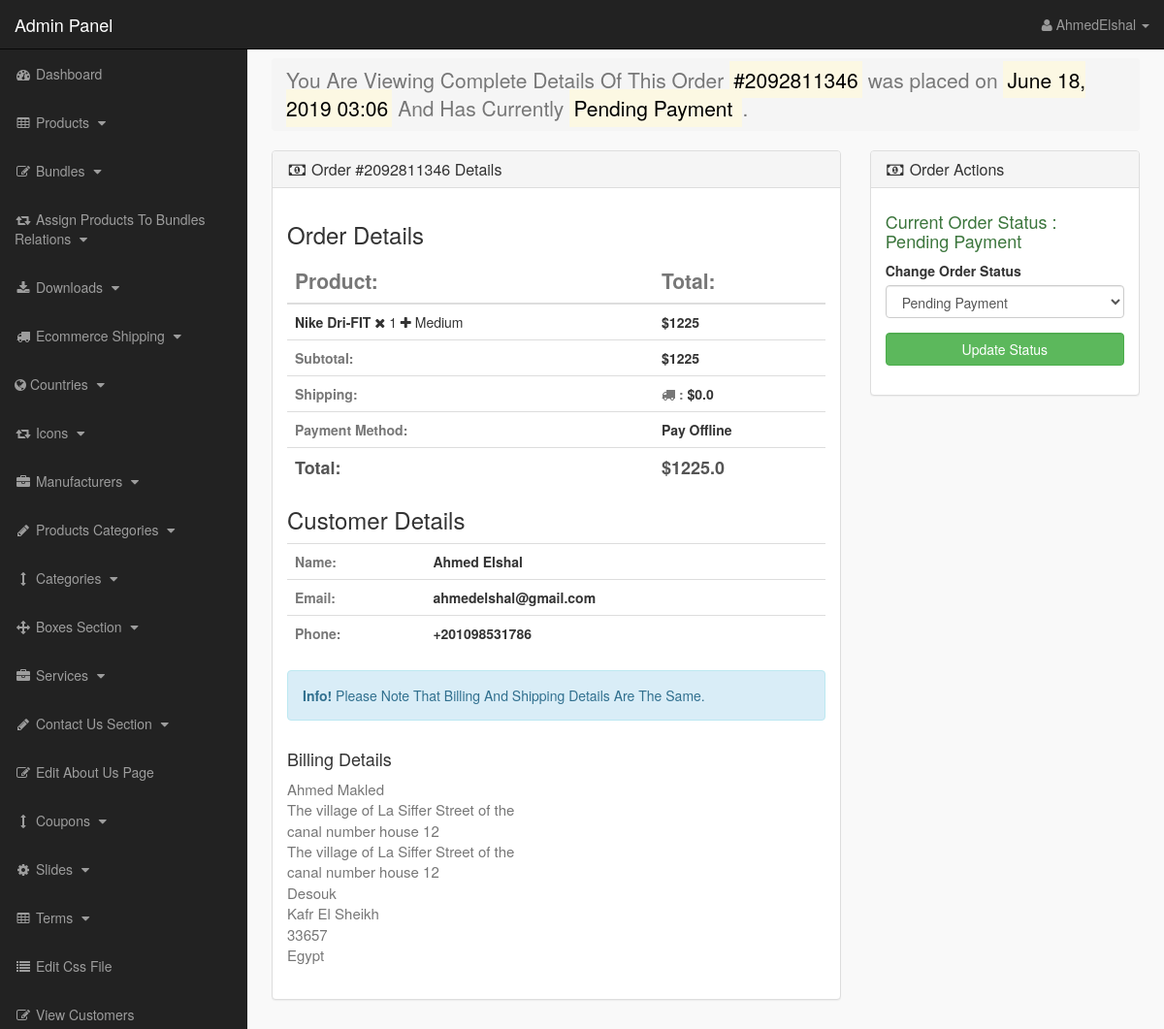
Page /admin_area/index.php?view_order_id=9 (signed in) on the committed database.
### tables this page shows
CREATE TABLE `orders` (
  `order_id` int(10) NOT NULL,
  `customer_id` int(10) NOT NULL,
  `invoice_no` int(10) NOT NULL,
  `shipping_type` text NOT NULL,
  `shipping_cost` decimal(10,1) NOT NULL,
  `payment_method` text NOT NULL,
  `order_date` text NOT NULL,
  `order_total` decimal(10,1) NOT NULL,
  `order_status` text NOT NULL
);

CREATE TABLE `orders_items` (
  `item_id` int(10) NOT NULL,
  `order_id` int(10) NOT NULL,
  `product_id` int(10) NOT NULL,
  `price` decimal(10,1) NOT NULL,
  `qty` int(10) NOT NULL,
  `size` text NOT NULL
);

CREATE TABLE `products` (
  `product_id` int(10) NOT NULL,
  `p_cat_id` int(10) NOT NULL,
  `cat_id` int(10) NOT NULL,
  `manufacturer_id` int(10) NOT NULL,
  `date` timestamp NOT NULL DEFAULT CURRENT_TIMESTAMP ON UPDATE CURRENT_TIMESTAMP,
  `product_title` text NOT NULL,
  `product_seo_desc` text NOT NULL,
  `product_url` text NOT NULL,
  `product_img1` text NOT NULL,
  `product_img2` text NOT NULL,
  `product_img3` text NOT NULL,
  `product_price` int(10) NOT NULL,
  `product_psp_price` int(100) NOT NULL,
  `product_desc` text NOT NULL,
  `product_features` text NOT NULL,
  `product_video` text NOT NULL,
  `product_keywords` text NOT NULL,
  `product_label` text NOT NULL,
  `product_type` text NOT NULL,
  `product_weight` decimal(10,1) NOT NULL,
  `status` varchar(255) NOT NULL
);

CREATE TABLE `customers` (
  `customer_id` int(10) NOT NULL,
  `customer_name` varchar(255) NOT NULL,
  `customer_email` varchar(255) NOT NULL,
  `customer_pass` varchar(255) NOT NULL,
  `customer_country` text NOT NULL,
  `customer_city` text NOT NULL,
  `customer_contact` varchar(255) NOT NULL,
  `customer_address` text NOT NULL,
  `customer_image` text NOT NULL,
  `customer_ip` varchar(255) NOT NULL,
  `customer_confirm_code` text NOT NULL
);

CREATE TABLE `orders_addresses` (
  `address_id` int(10) NOT NULL,
  `order_id` int(10) NOT NULL,
  `billing_first_name` text NOT NULL,
  `billing_last_name` text NOT NULL,
  `billing_country` text NOT NULL,
  `billing_address_1` text NOT NULL,
  `billing_address_2` text NOT NULL,
  `billing_state` text NOT NULL,
  `billing_city` text NOT NULL,
  `billing_postcode` text NOT NULL,
  `is_shipping_address_same` text NOT NULL,
  `shipping_first_name` text NOT NULL,
  `shipping_last_name` text NOT NULL,
  `shipping_country` text NOT NULL,
  `shipping_address_1` text NOT NULL,
  `shipping_address_2` text NOT NULL,
  `shipping_state` text NOT NULL,
  `shipping_city` text NOT NULL,
  `shipping_postcode` int(100) NOT NULL
);

CREATE TABLE `countries` (
  `country_id` int(10) NOT NULL,
  `country_name` text NOT NULL
);

### admin_area/view_order_id.php (the view, shortened to what this page needs)
<?php
if(!isset($_SESSION['admin_email'])){
echo "<script>window.open('login.php','_self')</script>";
}
else {
if(isset($_GET["view_order_id"])){
$order_id = $_GET["view_order_id"];
$select_order = "select * from orders where order_id='$order_id'";
$run_order = mysqli_query($con,$select_order);
$row_order = mysqli_fetch_array($run_order);
$customer_id = $row_order["customer_id"];
$invoice_no = $row_order["invoice_no"];
$shipping_type = $row_order["shipping_type"];
$shipping_cost = $row_order["shipping_cost"];
$payment_method = $row_order["payment_method"];
$order_date = $row_order["order_date"];
$order_total = $row_order["order_total"];
$order_status = $row_order["order_status"];
$get_customer = "select * from customers where customer_id='$customer_id'";
$run_customer = mysqli_query($con, $get_customer);
$row_customer = mysqli_fetch_array($run_customer);
$customer_email = $row_customer['customer_email'];
$customer_name = $row_customer['customer_name'];
$customer_contact = $row_customer['customer_contact'];
$select_order_addresses = "select * from orders_addresses where order_id='$order_id'";
$run_order_addresses = mysqli_query($con, $select_order_addresses);
$row_order_addresses = mysqli_fetch_array($run_order_addresses);
$billing_first_name = $row_order_addresses["billing_first_name"];
$billing_last_name = $row_order_addresses["billing_last_name"];
$billing_country = $row_order_addresses["billing_country"];
$billing_address_1 = $row_order_addresses["billing_address_1"];
$billing_address_2 = $row_order_addresses["billing_address_2"];
$billing_state = $row_order_addresses["billing_state"];
$billing_city = $row_order_addresses["billing_city"];
$billing_postcode = $row_order_addresses["billing_postcode"];
$is_shipping_address_same = $row_order_addresses["is_shipping_address_same"];
}
?>
<div class="row">
<div class="col-lg-12">
<ol class="breadcrumb">
<li class="active lead" style="margin-bottom:0px;">
You Are Viewing Complete Details Of This Order <mark>#<?php echo $invoice_no; ?></mark> was placed on <mark><?php echo $order_date; ?></mark> And Has Currently
<mark>
<?php
if($order_status == "pending"){
echo ucwords($order_status . " Payment");
}else{
echo ucwords($order_status);
}
?>
</mark>
.
</li>
</ol>
</div>
</div>
<div class="row">
<div class="col-md-8">
<div class="panel panel-default">
<div class="panel-heading">
<h3 class="panel-title">
<i class="fa fa-money fa-fw"></i> Order #<?php echo $invoice_no; ?> Details
</h3>
</div>
<div class="panel-body" id="order-summary">
<h3> Order Details </h3>
<table class="table">
<thead>
<tr>
<th class="text-muted lead"> Product: </th>
<th class="text-muted lead"> Total: </th>
</tr>
</thead>
<tbody>
<?php
$items_subtotal = 0;
$physical_products = array();
$select_order_items = "select * from orders_items where order_id='$order_id'";
$run_order_items = mysqli_query($con,$select_order_items);
while($row_order_items = mysqli_fetch_array($run_order_items)){
$product_id = $row_order_items["product_id"];
$product_qty = $row_order_items["qty"];
$product_price = $row_order_items["price"];
$product_size = $row_order_items["size"];
$sub_total = $product_price * $product_qty;
$select_product = "select * from products where product_id='$product_id'";
$run_product = mysqli_query($con,$select_product);
$row_product = mysqli_fetch_array($run_product);
$product_title = $row_product["product_title"];
$product_type = $row_product["product_type"];
if($product_type == "physical_product"){
array_push($physical_products,$product_id);
}
$items_subtotal += $sub_total;
?>
<tr>
<td>
<a href="#" class="bold"> <?php echo $product_title; ?> </a>
<i class="fa fa-times" title="Product Qty"></i> <?php echo $product_qty; ?>
<?php if($product_size != "None"){ ?>
<i class="fa fa-plus" title="Product Size"></i> <?php echo $product_size; ?>
<?php } ?>
</td>
<th>$<?php echo $sub_total; ?> </th>
</tr>
<?php } ?>
<tr>
<th class="text-muted"> Subtotal: </th>
<th> $<?php echo $items_subtotal; ?>  </th>
</tr>
<?php if(count($physical_products) > 0){ ?>
<tr>
<th class="text-muted"> Shipping: </th>
<th>
<span class="text-muted">
<i class="fa fa-truck"></i> <?php echo $shipping_type; ?>:
</span>
$<?php echo $shipping_cost; ?>
</th>
</tr>
<?php } ?>
<tr>
<th class="text-muted"> Payment Method: </th>
<th> <?php echo ucwords($payment_method); ?>  </th>
</tr>
<tr class="total">
<td> Total: </td>
<td>$<?php echo $order_total; ?></td>
</tr>
</tbody>
</table>
<h3> Customer Details </h3>
<table class="table">
<tbody>
<tr>
<th class="text-muted"> Name: </th>
<th> <?php echo $customer_name; ?> </th>
</tr>
<tr>
<th class="text-muted"> Email: </th>
<th> <?php echo $customer_email; ?> </th>
</tr>
<tr>
<th class="text-muted"> Phone: </th>
<th> <?php echo $customer_contact; ?> </th>
</tr>
</tbody>
</table>
<div class="row">
<?php if($is_shipping_address_same == "yes"){ ?>
<div class="col-sm-12">
<div class="alert alert-info">
<strong>Info!</strong> Please Note That Billing And Shipping Details Are The Same.
</div>
</div>
<?php } ?>
<div class="col-sm-6">
<h4> Billing Details </h4>
<address class="text-muted" style="font-size:15px;">
<?php echo $billing_first_name . " " . $billing_last_name; ?><br>
<?php echo $billing_address_1; ?><br>
<?php echo $billing_address_2; ?><br>
<?php echo $billing_city; ?><br>
<?php echo $billing_state; ?><br>
<?php echo $billing_postcode; ?><br>
<?php
$select_country = "select * from countries where country_id='$billing_country'";
$run_country = mysqli_query($con,$select_country);
$row_country = mysqli_fetch_array($run_country);
echo $country_name = $row_country["country_name"];
?><br>
</address>
</div>
</div>
</div>
</div>
</div>
<div class="col-md-4">
<div class="panel panel-default">
<div class="panel-heading">
<h3 class="panel-title">
<i class="fa fa-money fa-fw"></i> Order Actions
</h3>
</div>
<div class="panel-body">
<h4 class="text-success">
Current Order Status :
<?php
if($order_status == "pending"){
echo ucwords($order_status . " Payment");
}else{
echo ucwords($order_status);
}
?>
</h4>
<form method="post">
<div class="form-group">
<label> Change Order Status </label>
<select name="order_status" class="form-control" required>
<option value="pending"> Pending Payment </option>
</select>
</div>
<div class="form-group">
<input type="submit" name="update_order_status" value="Update Status" class="btn btn-success form-control" >
</div>
</form>
</div>
</div>
</div>
</div>
<?php } ?>

### admin_area/includes/sidebar.php (shortened to what this page needs)
<?php
if(!isset($_SESSION['admin_email'])){
echo "<script>window.open('login.php','_self')</script>";
}
else {
?>
<nav class="navbar navbar-inverse navbar-fixed-top" >
<div class="navbar-header" >
<a class="navbar-brand" href="index.php?dashboard" >Admin Panel</a>
</div>
<ul class="nav navbar-right top-nav" >
<li class="dropdown" >
<a href="#" class="dropdown-toggle" data-toggle="dropdown" >
<i class="fa fa-user" ></i>
<?php echo $admin_name; ?> <b class="caret" ></b>
</a>
</li>
</ul>
<div class="collapse navbar-collapse navbar-ex1-collapse">
<ul class="nav navbar-nav side-nav">
<li>
<a href="index.php?dashboard">
<i class="fa fa-fw fa-dashboard"></i> Dashboard
</a>
</li>
<li>
<a href="#" data-toggle="collapse" data-target="#products">
<i class="fa fa-fw fa-table"></i> Products
<i class="fa fa-fw fa-caret-down"></i>
</a>
</li>
<li>
<a href="#" data-toggle="collapse" data-target="#bundles">
<i class="fa fa-fw fa-edit"></i> Bundles
<i class="fa fa-fw fa-caret-down"></i>
</a>
</li>
<li>
<a href="#" data-toggle="collapse" data-target="#relations">
<i class="fa fa-fw fa-retweet"></i> Assign Products To Bundles Relations
<i class="fa fa-fw fa-caret-down"></i>
</a>
</li>
<li>
<a href="#" data-toggle="collapse" data-target="#downloads">
<i class="fa fa-fw fa-download"></i> Downloads
<i class="fa fa-fw fa-caret-down"></i>
</a>
</li>
<li>
<a href="#" data-toggle="collapse" data-target="#shipping">
<i class="fa fa-fw fa-truck"></i> Ecommerce Shipping
<i class="fa fa-fw fa-caret-down"></i>
</a>
</li>
<li>
<a href="#" data-toggle="collapse" data-target="#countries">
<i class="fa fa-globe"></i> Countries
<i class="fa fa-fw fa-caret-down"></i>
</a>
</li>
<li>
<a href="#" data-toggle="collapse" data-target="#icons">
<i class="fa fa-fw fa-retweet"> </i> Icons
<i class="fa fa-fw fa-caret-down" ></i>
</a>
</li>
<li>
<a href="#" data-toggle="collapse" data-target="#manufacturers">
<i class="fa fa-fw fa-briefcase"></i> Manufacturers
<i class="fa fa-fw fa-caret-down"></i>
</a>
</li>
<li>
<a href="#" data-toggle="collapse" data-target="#p_cat">
<i class="fa fa-fw fa-pencil"></i> Products Categories
<i class="fa fa-fw fa-caret-down"></i>
</a>
</li>
<li>
<a href="#" data-toggle="collapse" data-target="#cat">
<i class="fa fa-fw fa-arrows-v"></i> Categories
<i class="fa fa-fw fa-caret-down"></i>
</a>
</li>
<li>
<a href="#" data-toggle="collapse" data-target="#boxes">
<i class="fa fa-fw fa-arrows"></i> Boxes Section
<i class="fa fa-fw fa-caret-down"></i>
</a>
</li>
<li>
<a href="#" data-toggle="collapse" data-target="#services">
<i class="fa fa-fw fa-briefcase"></i> Services
<i class="fa fa-fw fa-caret-down"></i>
</a>
</li>
<li>
<a href="#" data-toggle="collapse" data-target="#contact_us">
<i class="fa fa-fw fa-pencil"> </i> Contact Us Section
<i class="fa fa-fw fa-caret-down"></i>
</a>
</li>
<li>
<a href="index.php?edit_about_us">
<i class="fa fa-fw fa-edit"></i> Edit About Us Page
</a>
</li>
<li>
<a href="#" data-toggle="collapse" data-target="#coupons">
<i class="fa fa-fw fa-arrows-v"></i> Coupons
<i class="fa fa-fw fa-caret-down"></i>
</a>
</li>
<li>
<a href="#" data-toggle="collapse" data-target="#slides">
<i class="fa fa-fw fa-gear"></i> Slides
<i class="fa fa-fw fa-caret-down"></i>
</a>
</li>
<li>
<a href="#" data-toggle="collapse" data-target="#terms" >
<i class="fa fa-fw fa-table"></i> Terms
<i class="fa fa-fw fa-caret-down"></i>
</a>
</li>
<li>
<a href="index.php?edit_css">
<i class="fa fa-fw fa-list"></i> Edit Css File
</a>
</li>
<li>
<a href="index.php?view_customers">
<i class="fa fa-fw fa-edit"></i> View Customers
</a>
</li>
</ul>
</div>
</nav>
<?php } ?>

### admin_area/css/style.css (style rules this page uses)
body { margin-top:100px; }
@media (min-width: 768px) { body { margin-top:50px; } }
.top-nav { padding:0 15px; }
.top-nav>li { display:inline-block; float:left; }
.top-nav>li>a { padding-top:15px; padding-bottom:15px; line-height:20px; color:#999; }
@media (min-width: 768px) { .side-nav { position:fixed; top:51px; width:255px; border-radius:0; overflow-y:auto; background-color: #222; bottom:0; overflow-x:hidden; padding-bottom:40px; } }
@media (min-width: 768px) { .side-nav>li>a { width:255px; } }
.panel-body { border-radius:5px; }
.bold { color:#333333; font-weight:bold; }
#order-summary table th.text-muted.lead { font-weight:bold; }
#order-summary table tr.total td, #order-summary table tr.total th { font-size: 18px; color:#555555; font-weight: 700; }

### rows in the picture
orders: invoice_no "2092811346", order_date "June 18, 2019 03:06", order_status "Pending Payment", shipping_cost "0.0", payment_method "Pay Offline", order_total "1225.0"
orders_items: product.product_title "Nike Dri-FIT", qty "1", size "Medium", sub_total "1225"
customers: customer_name "Ahmed Elshal", customer_email "ahmedelshal@gmail.com", customer_contact "+201098531786"
orders_addresses: billing_first_name "Ahmed", billing_last_name "Makled", billing_address_1 "The village of La Siffer Street of the canal number house 12", billing_address_2 "The village of La Siffer Street of the canal number house 12", billing_city "Desouk", billing_state "Kafr El Sheikh", billing_postcode "33657"
countries: country_name "Egypt"

### other values in the picture
$admin_name "AhmedElshal"
$items_subtotal "1225"
